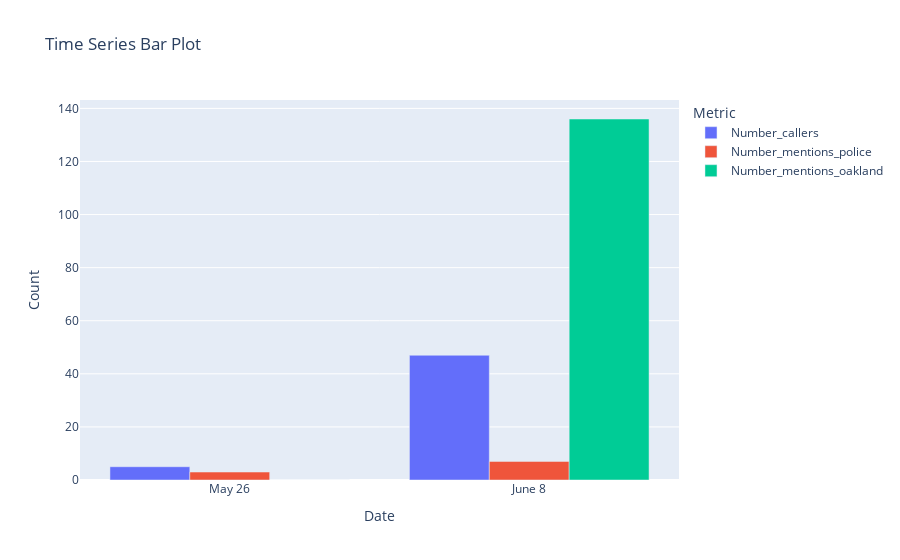

Notebook code for this chart:
### Code cell
import plotly.express as px
import pandas as pd

# Create a DataFrame with the given data
data = {
    'Date': ['May 26', 'June 8'],
    'Number_callers': [5, 47],
    'Number_mentions_police': [3, 7],
    'Number_mentions_oakland': [0, 136]
}

df = pd.DataFrame(data)

# Melt the DataFrame to long format for easier plotting
df_melted = df.melt(id_vars='Date', var_name='Metric', value_name='Value')

# Plot the time series data as a bar plot
fig = px.bar(df_melted, x='Date', y='Value', color='Metric', barmode='group', 
             title='Time Series Bar Plot', labels={'Value': 'Count', 'Date': 'Date'})
fig.show()

### Figure 1 — Plotly figure (JSON) as saved in the notebook; plotly's stock layout.template omitted (floating-point values rounded to 4 significant figures)
{"data": [{"alignmentgroup": "True", "hovertemplate": "Metric=Number_callers<br>Date=%{x}<br>Count=%{y}<extra></extra>", "legendgroup": "Number_callers", "marker": {"color": "#636efa", "pattern": {"shape": ""}}, "name": "Number_callers", "offsetgroup": "Number_callers", "orientation": "v", "showlegend": true, "textposition": "auto", "type": "bar", "x": ["May 26", "June 8"], "xaxis": "x", "y": [5, 47], "yaxis": "y"}, {"alignmentgroup": "True", "hovertemplate": "Metric=Number_mentions_police<br>Date=%{x}<br>Count=%{y}<extra></extra>", "legendgroup": "Number_mentions_police", "marker": {"color": "#EF553B", "pattern": {"shape": ""}}, "name": "Number_mentions_police", "offsetgroup": "Number_mentions_police", "orientation": "v", "showlegend": true, "textposition": "auto", "type": "bar", "x": ["May 26", "June 8"], "xaxis": "x", "y": [3, 7], "yaxis": "y"}, {"alignmentgroup": "True", "hovertemplate": "Metric=Number_mentions_oakland<br>Date=%{x}<br>Count=%{y}<extra></extra>", "legendgroup": "Number_mentions_oakland", "marker": {"color": "#00cc96", "pattern": {"shape": ""}}, "name": "Number_mentions_oakland", "offsetgroup": "Number_mentions_oakland", "orientation": "v", "showlegend": true, "textposition": "auto", "type": "bar", "x": ["May 26", "June 8"], "xaxis": "x", "y": [0, 136], "yaxis": "y"}], "layout": {"barmode": "group", "legend": {"title": {"text": "Metric"}, "tracegroupgap": 0}, "title": {"text": "Time Series Bar Plot"}, "xaxis": {"anchor": "y", "domain": [0, 1], "title": {"text": "Date"}}, "yaxis": {"anchor": "x", "domain": [0, 1], "title": {"text": "Count"}}}}
